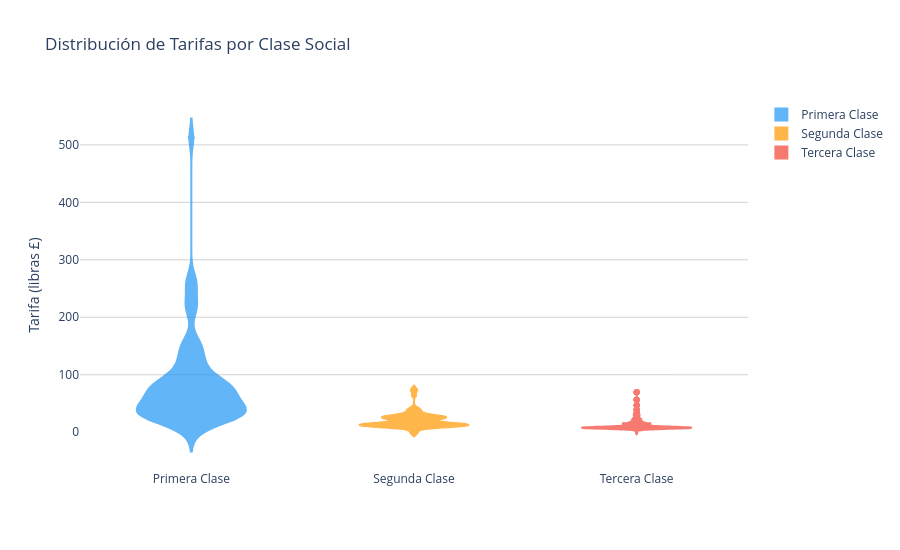

The notebook cell saved with this chart:
### Markdown cell above
### Versión Plotly

### Code cell
import plotly.graph_objects as go

clases_p5  = {1: 'Primera Clase', 2: 'Segunda Clase', 3: 'Tercera Clase'}
colores_p5 = ['#2196F3', '#FF9800', '#F44336']

fig = go.Figure()
for (pclass, nombre), color in zip(clases_p5.items(), colores_p5):
    datos = df[df['Pclass'] == pclass]['Fare']
    fig.add_trace(go.Violin(
        y=datos, name=nombre,
        fillcolor=color, line_color=color, opacity=0.7,
        box_visible=True, meanline_visible=True,
        hovertemplate=f'<b>{nombre}</b><br>Tarifa: £%{{y:.2f}}<extra></extra>'
    ))
fig.update_layout(
    title='Distribución de Tarifas por Clase Social',
    yaxis_title='Tarifa (libras £)',
    plot_bgcolor='white',
    yaxis=dict(gridcolor='lightgrey'),
    height=550,
    hoverlabel=dict(bgcolor='white', font_size=13)
)
fig.show()

### Figure 1 — Plotly figure (JSON) as saved in the notebook; plotly's stock layout.template omitted (floating-point values rounded to 4 significant figures; data arrays with more than 128 entries replaced by an {"elided": "..."} marker saying what was removed)
{"data": [{"box": {"visible": true}, "fillcolor": "#2196F3", "hovertemplate": "<b>Primera Clase</b><br>Tarifa: £%{y:.2f}<extra></extra>", "line": {"color": "#2196F3"}, "meanline": {"visible": true}, "name": "Primera Clase", "opacity": 0.7, "type": "violin", "y": {"elided": "216 float values"}}, {"box": {"visible": true}, "fillcolor": "#FF9800", "hovertemplate": "<b>Segunda Clase</b><br>Tarifa: £%{y:.2f}<extra></extra>", "line": {"color": "#FF9800"}, "meanline": {"visible": true}, "name": "Segunda Clase", "opacity": 0.7, "type": "violin", "y": {"elided": "184 float values"}}, {"box": {"visible": true}, "fillcolor": "#F44336", "hovertemplate": "<b>Tercera Clase</b><br>Tarifa: £%{y:.2f}<extra></extra>", "line": {"color": "#F44336"}, "meanline": {"visible": true}, "name": "Tercera Clase", "opacity": 0.7, "type": "violin", "y": {"elided": "491 float values"}}], "layout": {"height": 550, "hoverlabel": {"bgcolor": "white", "font": {"size": 13}}, "plot_bgcolor": "white", "title": {"text": "Distribución de Tarifas por Clase Social"}, "yaxis": {"gridcolor": "lightgrey", "title": {"text": "Tarifa (libras £)"}}}}
